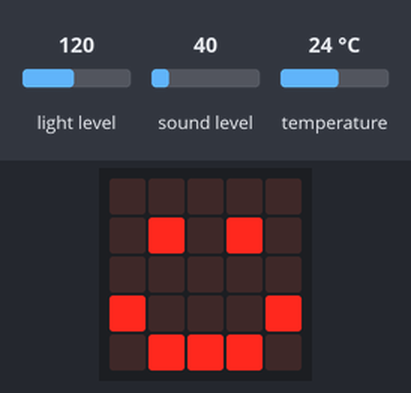
The program below on a simulated BBC micro:bit (MakeCode). On the bench: the board's 5×5 LED display. The test bench sets the inputs (shaded band); at power-on: light level 120, sound level 40, temperature 24 °C. What the program prints to the serial console is not drawn.

Above: at 1.1 s.
At 7.1 s:
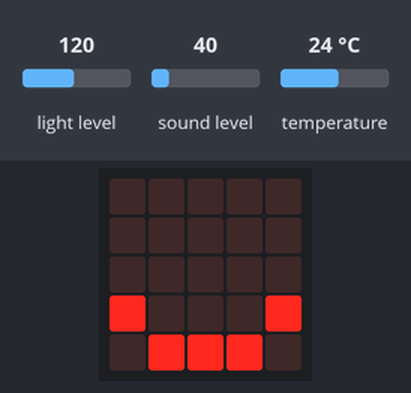

Measured:
- what the display in image 0 shows lasts 0.6 s, from 1.0 s to 1.6 s

The program:

main.ts
```typescript
basic.pause(1000)
for (let index = 0; index < 4; index++) {
    basic.showLeds(`
        . . . . .
        . # . # .
        . . . . .
        # . . . #
        . # # # .
        `)
    basic.pause(200)
    basic.showLeds(`
        . . . . .
        . . . . .
        . . . . .
        # . . . #
        . # # # .
        `)
    basic.pause(200)
    basic.showLeds(`
        . . . . .
        . # . # .
        . . . . .
        # . . . #
        . # # # .
        `)
    basic.pause(200)
}
basic.forever(function () {
    serial.writeLine("température")
    serial.writeNumber(input.temperature())
    serial.writeLine("")
    serial.writeLine("Intensité lumineuse")
    serial.writeNumber(input.lightLevel())
    serial.writeLine("")
    serial.writeLine("niveau sonore")
    serial.writeNumber(input.soundLevel())
    serial.writeLine("")
})
```

test.ts
```typescript
// les tests vont ici ; cela ne sera pas compilé si ce paquet est utilisé en tant qu'extension.
```
